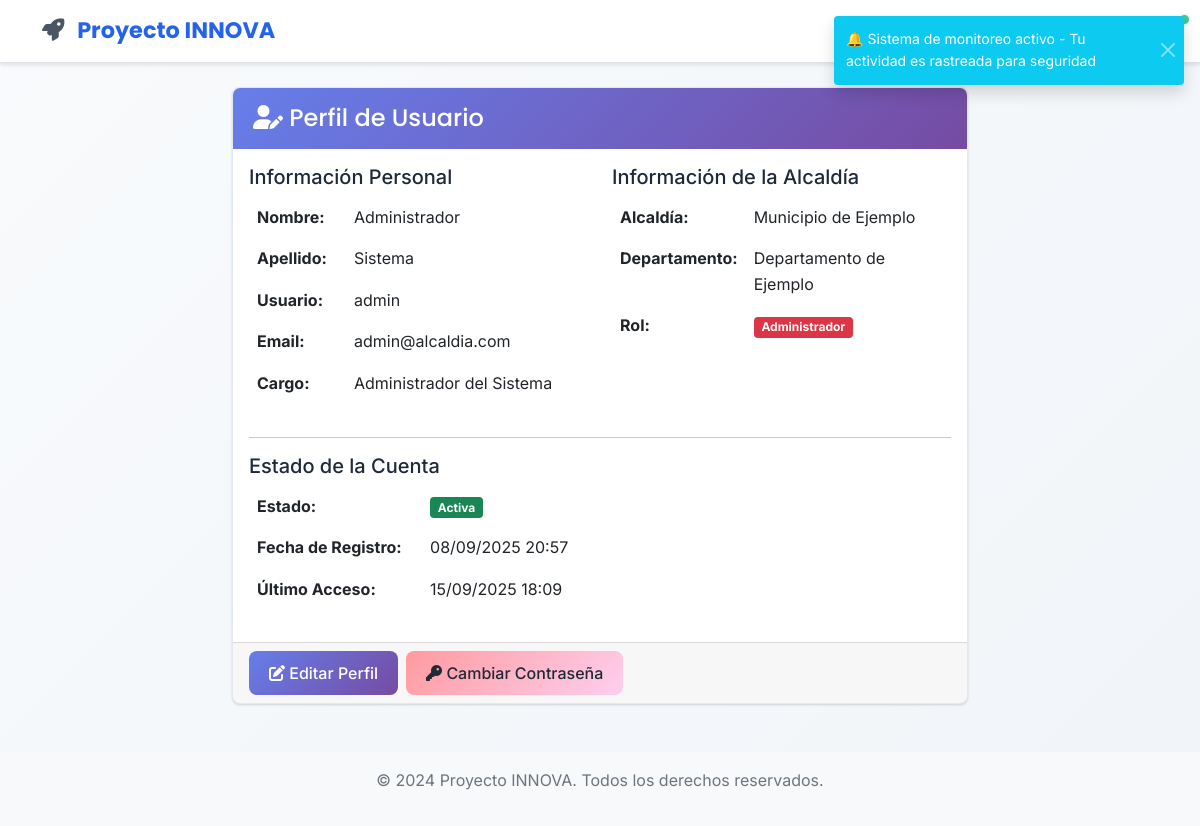
Screenshot of /profile (signed in) with the database file from the repository.
### app/models/user.py (models this page shows, shortened)
class User(UserMixin, db.Model):
    __tablename__ = 'users'
    id = db.Column(db.Integer, primary_key=True)
    username = db.Column(db.String(64), unique=True, nullable=False, index=True)
    email = db.Column(db.String(120), unique=True, nullable=False, index=True)
    password_hash = db.Column(db.String(256), nullable=False)
    first_name = db.Column(db.String(64), nullable=False)
    last_name = db.Column(db.String(64), nullable=False)
    position = db.Column(db.String(100))  # Cargo en la alcaldía
    municipality = db.Column(db.String(100), nullable=False)  # Nombre de la alcaldía
    department = db.Column(db.String(100), nullable=False)  # Departamento/Estado
    municipality_code = db.Column(db.String(20))  # Código único de la alcaldía
    is_active = db.Column(db.Boolean, default=True)
    created_at = db.Column(db.DateTime, default=ahora_utc)
    updated_at = db.Column(db.DateTime, default=ahora_utc, onupdate=ahora_utc)
    last_login = db.Column(db.DateTime)
    legacy_role = db.Column(db.String(20), default='viewer')  # Mantener para compatibilidad
    active_roles = db.relationship('UserRole',
                                 foreign_keys='UserRole.user_id',
                                 lazy=True,
                                 primaryjoin="and_(User.id==UserRole.user_id, UserRole.is_active==True)")
    user_roles = db.relationship('UserRole',
                               foreign_keys='UserRole.user_id',
                               lazy=True,
                               overlaps="active_roles")
    @property
    def password(self):
        raise AttributeError('La contraseña no es un atributo legible')
    @property
    def role(self):
        return self.legacy_role
    def is_admin(self):
        if self.active_roles:
            admin_names = ['admin', 'administrador']
            return any(ur.role.name.lower() in admin_names for ur in self.active_roles)
        return self.legacy_role == 'admin'

### app/views/main.py (the view)
@main_bp.route('/profile')
@login_required
def profile():
    return render_template('main/profile.html', title='Perfil de Usuario')

### app/templates/main/profile.html (shortened to what this page needs)
{% extends "base.html" %}
{% block content %}
<div class="row">
    <div class="col-md-8 mx-auto">
        <div class="card">
            <div class="card-header">
                <h4 class="mb-0">
                    <i class="fas fa-user-edit"></i> Perfil de Usuario
                </h4>
            </div>
            <div class="card-body">
                <div class="row">
                    <div class="col-md-6">
                        <h5>Información Personal</h5>
                        <table class="table table-borderless">
                            <tr>
                                <td><strong>Nombre:</strong></td>
                                <td>{{ current_user.first_name }}</td>
                            </tr>
                            <tr>
                                <td><strong>Apellido:</strong></td>
                                <td>{{ current_user.last_name }}</td>
                            </tr>
                            <tr>
                                <td><strong>Usuario:</strong></td>
                                <td>{{ current_user.username }}</td>
                            </tr>
                            <tr>
                                <td><strong>Email:</strong></td>
                                <td>{{ current_user.email }}</td>
                            </tr>
                            <tr>
                                <td><strong>Cargo:</strong></td>
                                <td>{{ current_user.position }}</td>
                            </tr>
                        </table>
                    </div>
                    <div class="col-md-6">
                        <h5>Información de la Alcaldía</h5>
                        <table class="table table-borderless">
                            <tr>
                                <td><strong>Alcaldía:</strong></td>
                                <td>{{ current_user.municipality }}</td>
                            </tr>
                            <tr>
                                <td><strong>Departamento:</strong></td>
                                <td>{{ current_user.department }}</td>
                            </tr>
                            <tr>
                                <td><strong>Rol:</strong></td>
                                <td>
                                    {% if current_user.role == 'admin' %}
                                        <span class="badge bg-danger">Administrador</span>
                                    {% elif current_user.role == 'editor' %}
                                        <span class="badge bg-warning">Editor</span>
                                    {% else %}
                                        <span class="badge bg-info">Visualizador</span>
                                    {% endif %}
                                </td>
                            </tr>
                        </table>
                    </div>
                </div>
                <hr>
                <div class="row">
                    <div class="col-md-6">
                        <h5>Estado de la Cuenta</h5>
                        <table class="table table-borderless">
                            <tr>
                                <td><strong>Estado:</strong></td>
                                <td>
                                    {% if current_user.is_active %}
                                        <span class="badge bg-success">Activa</span>
                                    {% else %}
                                        <span class="badge bg-danger">Inactiva</span>
                                    {% endif %}
                                </td>
                            </tr>
                            <tr>
                                <td><strong>Fecha de Registro:</strong></td>
                                <td>{{ current_user.created_at.strftime('%d/%m/%Y %H:%M') if current_user.created_at else 'N/A' }}</td>
                            </tr>
                            {% if current_user.last_login %}
                            <tr>
                                <td><strong>Último Acceso:</strong></td>
                                <td>{{ current_user.last_login.strftime('%d/%m/%Y %H:%M') }}</td>
                            </tr>
                            {% endif %}
                        </table>
                    </div>
                </div>
            </div>
            <div class="card-footer">
                <div class="d-flex gap-2">
                    <a href="{{ url_for('main.edit_profile') }}" class="btn btn-primary">
                        <i class="fas fa-edit"></i> Editar Perfil
                    </a>
                    <a href="{{ url_for('main.change_password') }}" class="btn btn-warning">
                        <i class="fas fa-key"></i> Cambiar Contraseña
                    </a>
                </div>
            </div>
        </div>
    </div>
</div>
{% endblock %}

### app/static/css/style.css (style rules this page uses)
:root { --primary-color: #2563eb; --primary-dark: #1d4ed8; --primary-light: #3b82f6; --secondary-color: #64748b; --success-color: #10b981; --warning-color: #f59e0b; --danger-color: #ef4444; --info-color: #06b6d4; --bg-primary: #ffffff; --bg-secondary: #f8fafc; --bg-tertiary: #f1f5f9; --bg-gradient: linear-gradient(135deg, #667eea 0%, #764ba2 100%); --text-primary: #1e293b; --text-secondary: #64748b; --text-muted: #94a3b8; --border-color: #e2e8f0; --shadow: 0 1px 3px 0 rgba(0, 0, 0, 0.1), 0 1px 2px 0 rgba(0, 0, 0, 0.06); --shadow-lg: 0 10px 15px -3px rgba(0, 0, 0, 0.1), 0 4px 6px -2px rgba(0, 0, 0, 0.05); --border-radius: 8px; --border-radius-lg: 12px; }
body { background: linear-gradient(135deg, #f8fafc 0%, #f1f5f9 100%); min-height: 100vh; font-family: 'Inter', -apple-system, BlinkMacSystemFont, 'Segoe UI', Roboto, sans-serif; color: var(--text-primary); line-height: 1.6; }
.card { border: 1px solid var(--border-color); border-radius: var(--border-radius); box-shadow: var(--shadow); background: var(--bg-primary); transition: all 0.3s ease; overflow: hidden; }
.card-header { background: var(--primary-color); color: white; border: none; font-family: 'Poppins', sans-serif; font-weight: 600; padding: 1rem 1.25rem; }
.card-body { background: var(--bg-primary); }
.btn { border-radius: var(--border-radius); font-family: 'Inter', sans-serif; font-weight: 500; padding: 0.625rem 1.25rem; transition: all 0.2s ease; border: none; position: relative; overflow: hidden; }
.btn-primary { background: var(--primary-color); color: white; }
.btn-warning { background: var(--warning-color); color: #1f2937; }
.btn-primary { background: linear-gradient(135deg, #667eea 0%, #764ba2 100%); color: white; position: relative; overflow: hidden; }
.btn-primary::before { content: ''; position: absolute; top: 0; left: -100%; width: 100%; height: 100%; background: linear-gradient(90deg, transparent, rgba(255, 255, 255, 0.2), transparent); transition: left 0.5s; }
.btn-warning { background: linear-gradient(135deg, #ff9a9e 0%, #fecfef 100%); color: #1f2937; position: relative; overflow: hidden; }
.btn-warning::before { content: ''; position: absolute; top: 0; left: -100%; width: 100%; height: 100%; background: linear-gradient(90deg, transparent, rgba(255, 255, 255, 0.3), transparent); transition: left 0.5s; }
.card-header { background: linear-gradient(135deg, #667eea 0%, #764ba2 100%); color: white; border: none; font-family: 'Poppins', sans-serif; font-weight: 600; padding: 1rem 1.25rem; position: relative; overflow: hidden; }
.card-header::before { content: ''; position: absolute; top: 0; left: -100%; width: 100%; height: 100%; background: linear-gradient(90deg, transparent, rgba(255, 255, 255, 0.1), transparent); transition: left 0.7s; }

### rows the page displays
User: first_name "Administrador", last_name "Sistema", username "admin", email "admin@alcaldia.com", position "Administrador del Sistema", municipality "Municipio de Ejemplo", department "Departamento de Ejemplo", created_at "08/09/2025 20:57", last_login "15/09/2025 18:09"
